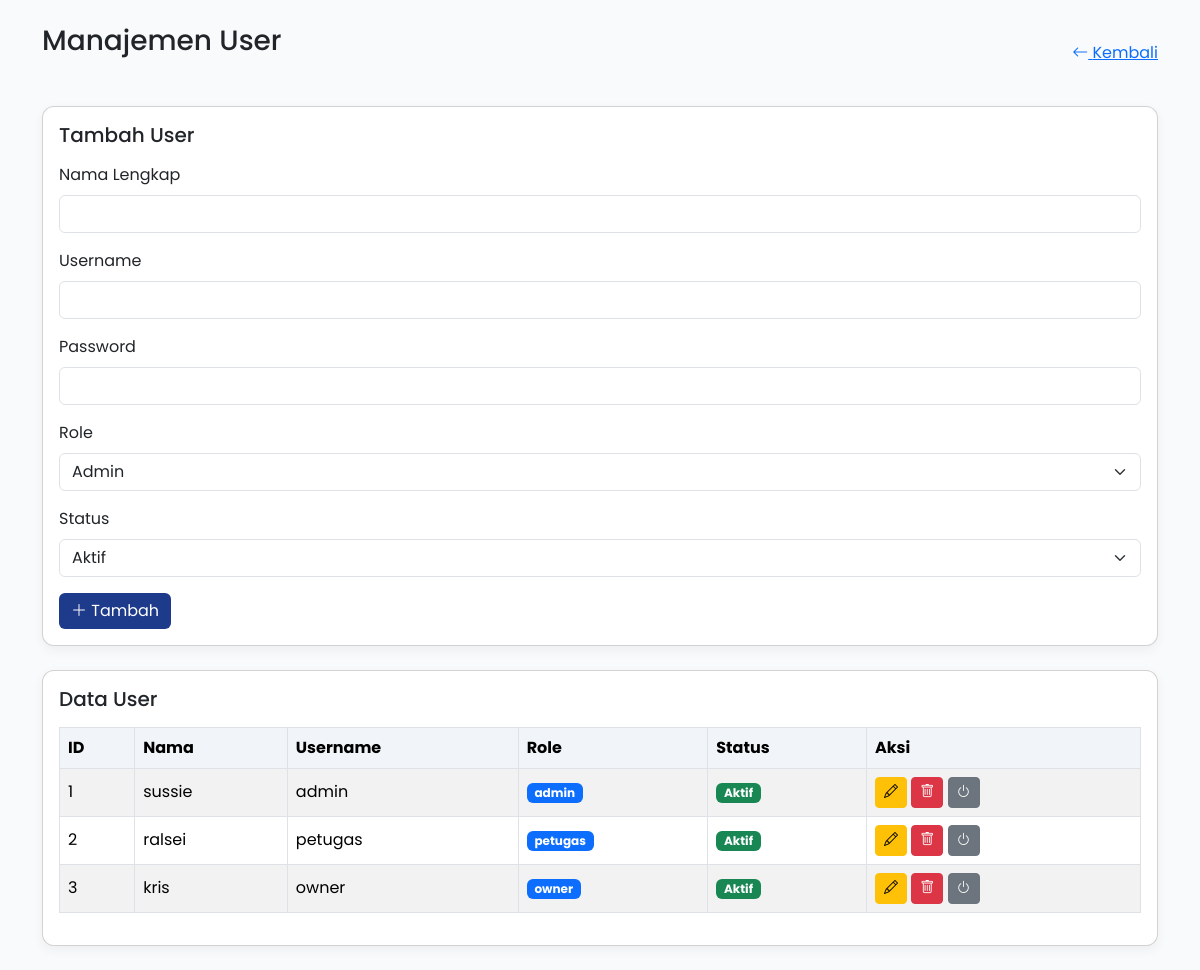
/parkir/crud/user.php, run on the app's committed database.
### tables this page shows
CREATE TABLE `tb_user` (
  `id_user` int(11) NOT NULL,
  `nama_lengkap` varchar(50) DEFAULT NULL,
  `username` varchar(50) DEFAULT NULL,
  `password` varchar(100) DEFAULT NULL,
  `role` enum('admin','petugas','owner') DEFAULT NULL,
  `status_aktif` tinyint(1) DEFAULT NULL
);

### parkir/crud/user.php (the view, shortened to what this page needs)
<?php
include "../config/log.php";
$edit = null;
$data = mysqli_query($conn, "SELECT * FROM tb_user");
?>
<!DOCTYPE html>
<html lang="id">
<head>
<link href="https://cdn.jsdelivr.net/npm/bootstrap@5.3.2/dist/css/bootstrap.min.css" rel="stylesheet">
<link href="https://cdn.jsdelivr.net/npm/bootstrap-icons@1.11.1/font/bootstrap-icons.css" rel="stylesheet">
</head>
<body>
<div class="container py-4">
<div class="d-flex justify-content-between align-items-center mb-4">
    <h3 class="mb-4">Manajemen User</h3>
<a href="../dashboard/admin.php" class="btn-back">
            <i class="bi bi-arrow-left"></i> Kembali
        </a>
    </div>
    <div class="card card-custom mb-4">
        <div class="card-body">
            <h5 class="mb-3">
                <?= $edit ? "Edit User" : "Tambah User" ?>
            </h5>
            <form method="POST">
                <div class="mb-3">
                    <label class="form-label">Nama Lengkap</label>
                    <input type="text" name="nama" class="form-control"
                        value="<?= $edit['nama_lengkap'] ?? '' ?>" required>
                </div>
                <div class="mb-3">
                    <label class="form-label">Username</label>
                    <input type="text" name="username" class="form-control"
                        value="<?= $edit['username'] ?? '' ?>" required>
                </div>
                <div class="mb-3">
                    <label class="form-label">Password</label>
                    <input type="text" name="password" class="form-control"
                        value="<?= $edit['password'] ?? '' ?>" required>
                </div>
                <div class="mb-3">
                    <label class="form-label">Role</label>
                    <select name="role" class="form-select">
                        <option value="admin" <?= ($edit['role'] ?? '')=='admin'?'selected':'' ?>>Admin</option>
                    </select>
                </div>
                <div class="mb-3">
                    <label class="form-label">Status</label>
                    <select name="status" class="form-select">
                        <option value="1" <?= ($edit['status_aktif'] ?? '')==1?'selected':'' ?>>Aktif</option>
                    </select>
                </div>
                <button class="btn btn-primary" name="<?= $edit ? 'update' : 'tambah' ?>">
                    <i class="bi <?= $edit ? 'bi-pencil' : 'bi-plus-lg' ?>"></i>
                    <?= $edit ? "Update" : "Tambah" ?>
                </button>
            </form>
        </div>
    </div>
    <div class="card card-custom">
        <div class="card-body">
            <h5 class="mb-3">Data User</h5>
            <div class="table-responsive">
                <table class="table table-striped table-bordered align-middle">
                    <thead>
                        <tr>
                            <th>ID</th>
                            <th>Nama</th>
                            <th>Username</th>
                            <th>Role</th>
                            <th>Status</th>
                            <th>Aksi</th>
                        </tr>
                    </thead>
                    <tbody>
                    <?php while ($d = mysqli_fetch_assoc($data)) { ?>
                        <tr>
                            <td><?= $d['id_user'] ?></td>
                            <td><?= $d['nama_lengkap'] ?></td>
                            <td><?= $d['username'] ?></td>
                            <td>
                                <span class="badge bg-primary">
                                    <?= $d['role'] ?>
                                </span>
                            </td>
                            <td>
                                <?php if ($d['status_aktif'] == 1) { ?>
                                    <span class="badge bg-success">Aktif</span>
                                <?php } else { ?>
                                    <span class="badge bg-danger">Nonaktif</span>
                                <?php } ?>
                            </td>
                            <td>
                                <a href="?edit=<?= $d['id_user'] ?>" class="btn btn-warning btn-sm">
                                    <i class="bi bi-pencil"></i>
                                </a>
                                <a href="?hapus=<?= $d['id_user'] ?>" class="btn btn-danger btn-sm"
                                   onclick="return confirm('Hapus user ini?')">
                                    <i class="bi bi-trash"></i>
                                </a>
                                <a href="?toggle=<?= $d['id_user'] ?>" class="btn btn-secondary btn-sm">
                                    <i class="bi bi-power"></i>
                                </a>
                            </td>
                        </tr>
                    <?php } ?>
                    </tbody>
                </table>
            </div>
        </div>
    </div>
</div>
</body>
</html>

### parkir/crud/user.php (style rules this page uses)
body { font-family: 'Poppins', sans-serif; background-color: #F9FAFB; }
.card-custom { border-radius: 12px; box-shadow: 0 4px 12px rgba(0,0,0,0.05); }
.btn-primary { background-color: #1E3A8A; border: none; }
.table th { background-color: #f1f5f9; }

### data on the page
tb_user: id_user "1", nama_lengkap "sussie", username "admin", role "admin", status_aktif "Aktif"
tb_user: id_user "2", nama_lengkap "ralsei", username "petugas", role "petugas", status_aktif "Aktif"
tb_user: id_user "3", nama_lengkap "kris", username "owner", role "owner", status_aktif "Aktif"
